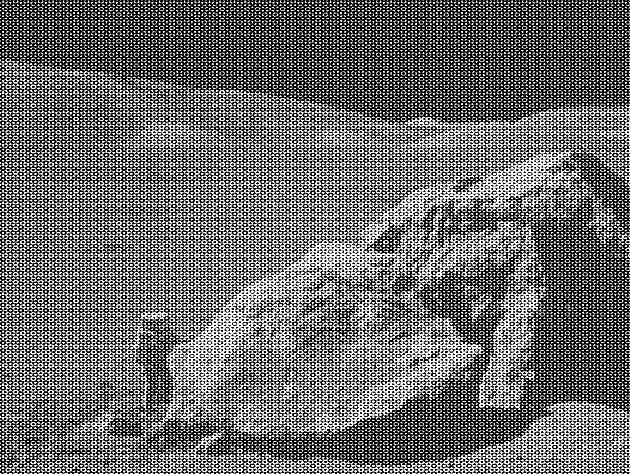
#> input picture moonlanding.png, 630 x 474 px
$ jupyter execute --allow-errors 09ex_Algorithms.ipynb
#> lines starting #> are read from the running program, lines starting #| are printed output that depends on the picture
1\. **Maximum wind speed prediction at the Sprogø station**

The exercise goal is to predict the maximum wind speed occurring every 50 years even if no measure exists for such a period. The available data are only measured over 21 years at the Sprogø meteorological station located in Denmark.

The annual maxima are supposed to fit a normal probability density function. However such function is not going to be estimated because it gives a probability from a wind speed maxima. Finding the maximum wind speed occurring every 50 years requires the opposite approach, the result needs to be found from a defined probability. That is the quantile function role and the exercise goal will be to find it. In the current model, it is supposed that the maximum wind speed occurring every 50 years is defined as the upper 2% quantile.

By definition, the quantile function is the inverse of the cumulative distribution function. The latter describes the probability distribution of an annual maxima. In the exercise, the cumulative probability $p_i$ for a given year i is defined as $p_i = i/(N+1)$ with $N = 21$, the number of measured years. Thus it will be possible to calculate the cumulative probability of every measured wind speed maxima. From those experimental points, the scipy.interpolate module will be very useful for fitting the quantile function. Finally the 50 years maxima is going to be evaluated from the cumulative probability of the 2% quantile.

Practically, load the dataset:

```python
import numpy as np
max_speeds = np.load('max-speeds.npy')
years_nb = max_speeds.shape[0]
```

Compute then the cumulative probability $p_i$ (`cprob`) and sort the maximum speeds from the data. Use then the  UnivariateSpline from scipy.interpolate to define a quantile function and thus estimate the probabilities.

In the current model, the maximum wind speed occurring every 50 years is defined as the upper 2% quantile. As a result, the cumulative probability value will be:

```python
fifty_prob = 1. - 0.02
```

So the storm wind speed occurring every 50 years can be guessed as:

``` python
fifty_wind = quantile_func(fifty_prob)
```

[cell 1]
import numpy as np
import pandas as pd
import matplotlib.pyplot as plt
import scipy.interpolate as sci
import scipy.optimize as sco
import scipy.fft as fft
import pylab

#> (a cell that did not finish here is left out)

2\. **Curve fitting of temperature in Alaska**

The temperature extremes in Alaska for each month, starting in January, are given by (in degrees Celcius):

max:  17,  19,  21,  28,  33,  38, 37,  37,  31,  23,  19,  18

min: -62, -59, -56, -46, -32, -18, -9, -13, -25, -46, -52, -58

* Plot these temperature extremes.
* Define a function that can describe min and max temperatures.
* Fit this function to the data with scipy.optimize.curve_fit().
* Plot the result. Is the fit reasonable? If not, why?
* Is the time offset for min and max temperatures the same within the fit accuracy?

[cell 3]
max_t = [17,  19,  21,  28,  33,  38, 37,  37,  31,  23,  19,  18]
min_t = [-62, -59, -56, -46, -32, -18, -9, -13, -25, -46, -52, -58]

# [10 lines of commented-out code are left out]
def temperature_function(x, mu, sigma, amp, offset):
    return amp/np.sqrt(2*np.pi*sigma**2)*np.exp(-0.5*(x-mu)**2/sigma**2)+offset

# 3)
params_max, cov_max = sco.curve_fit(temperature_function, np.arange(1,13), max_t, p0=(7, 1, 1, 20))
params_min, cov_min = sco.curve_fit(temperature_function, np.arange(1,13), min_t, p0=(7, 1, 1, -60))

x = np.linspace(1,13, 100)
plt.plot(np.arange(12)+1, max_t, 'o-', color='tab:orange', label='Max T',)
plt.plot(np.arange(12)+1, min_t, 'o-', color='tab:blue', label='Min T')
plt.plot(x, temperature_function(x, *params_max), '--', color='tab:red', zorder=100, label='fit')
plt.plot(x, temperature_function(x, *params_min), '--', color='tab:red', zorder=100)
plt.xlabel('month')
plt.ylabel('T [°C]')
plt.legend()
plt.show()
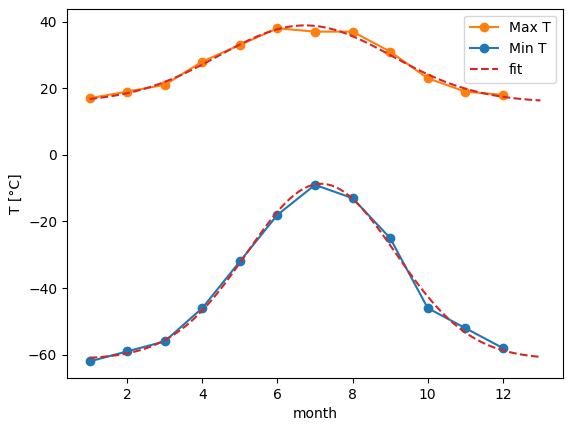
#> figure drawn by matplotlib, 1 panel; curve peaks at x = 6, y = 38; curve peaks at x = 7, y = -9; curve peaks at x = 6.7, y = 38.87

3\. **2D minimization of a six-hump camelback function**

$$
f(x,y) = \left(4-2.1x^2+\frac{x^4}{3} \right) x^2 +xy + (4y^2 -4)y^2
$$

has multiple global and local minima. Find the global minima of this function.

Hints:

* Variables can be restricted to $-2 < x < 2$ and $-1 < y < 1$.
* Use numpy.meshgrid() and pylab.imshow() to find visually the regions.
* Use scipy.optimize.minimize(), optionally trying out several of its methods.

How many global minima are there, and what is the function value at those points? What happens for an initial guess of $(x, y) = (0, 0)$ ?

[cell 4]
def func(x):
    return (4-2.1*x[0]**2+x[0]**4/3)*x[0]**2 + x[0]*x[1] + (4*x[1]**2-4)*x[1]**2

x = np.linspace(-2, 2, 100)
y = np.linspace(-1, 1, 100)

x, y = np.meshgrid(x, y)

z = func([x, y])

# Visualize the function
plt.imshow(z, extent=[-2, 2, -1, 1], origin='lower', cmap='RdGy')
plt.colorbar()
plt.show()
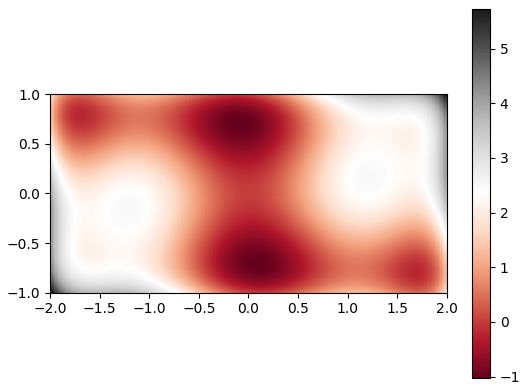
#> figure drawn by matplotlib, 2 panels

guesses = [[0.1, -0.6], [-0.1, 0.7]]

for guess in guesses:
    min_res = sco.minimize(func, x0=guess)
    print('init guess:', guess,'\n', min_res, '\n\n')

#> (a cell that did not finish here is left out)

[cell 6]
min_res = sco.minimize(func, x0=[0,0], method='SLSQP')
min_res

# cannot find minima

[cell 7]
x0 = [(0, 0)]  # Initial guesses for the solutions

solutions = []
for guess in x0:
    solution = sco.basinhopping(func, guess, stepsize=0.01)
    solutions.append(solution)

# Plot the function and the minimum values
x = np.linspace(-2, 2, 100)
y = np.linspace(-1, 1, 100)
x, y = np.meshgrid(x, y)
z = func([x, y])

plt.figure(figsize=(10, 5))
for solution in solutions:
    plt.scatter(solution.x[0], solution.x[1], c='mediumseagreen', label='Minimum value', s=100, marker='X')
plt.imshow(z, extent=[-2, 2, -1, 1], origin='lower', cmap='RdGy')

print(f"There are {len(solutions)} global minima.")
for i, solution in enumerate(solutions):
    print(f"Global Minima {i+1} is at {solution.x} with function value {solution.fun}.")
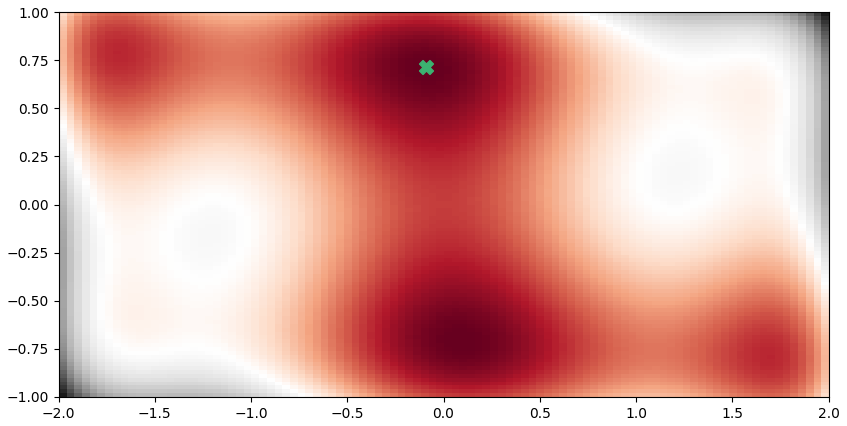
#> figure drawn by matplotlib, 1 panel

4\. **FFT of a simple dataset**

Performe a periodicity analysis on the lynxs-hares population

5\. **FFT of an image**

* Examine the provided image `moonlanding.png`, which is heavily contaminated with periodic noise. In this exercise, we aim to clean up the noise using the Fast Fourier Transform.
* Load the image using pylab.imread().
* Find and use the 2-D FFT function in scipy.fftpack, and plot the spectrum (Fourier transform of) the image. Do you have any trouble visualising the spectrum? If so, why?
* The spectrum consists of high and low frequency components. The noise is contained in the high-frequency part of the spectrum, so set some of those components to zero (use array slicing).
* Apply the inverse Fourier transform to see the resulting image.

[cell 8]
img = plt.imread('./moonlanding.png')
#> img is the input picture: shape (474, 630) float32; min 0, max 1, mean 0.424
spect = fft.fft2(img)

'''
The FFT of an image results in a complex-valued array, where each element represents
the amplitude and phase of a particular frequency component.
By taking the absolute value (np.abs), you are extracting the magnitude information
from the complex FFT result. The magnitude represents the strength or intensity of each
frequency component.

Taking the logarithm of the magnitude is a common practice to compress the dynamic range of the data.
'''

plt.imshow(np.log(1+np.abs(spect)))
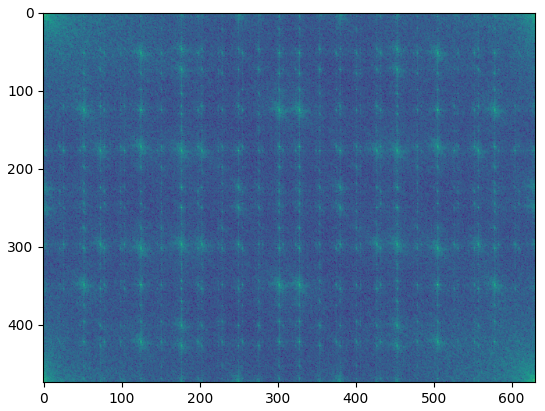
#> figure drawn by matplotlib, 1 panel

[cell 9]
# Mask out high-frequency components (adjust the size as needed)
mask = np.ones_like(spect)
r, c = spect.shape
#> r = 474; c = 630
mask[int(r*0.1):int(r*0.9), int(c*0.1):int(c*0.9)] = 0

spect_cp = spect.copy()
# Apply the mask to the FFT result
spect_cp = spect_cp * mask

new_im = fft.ifft2(spect_cp).real
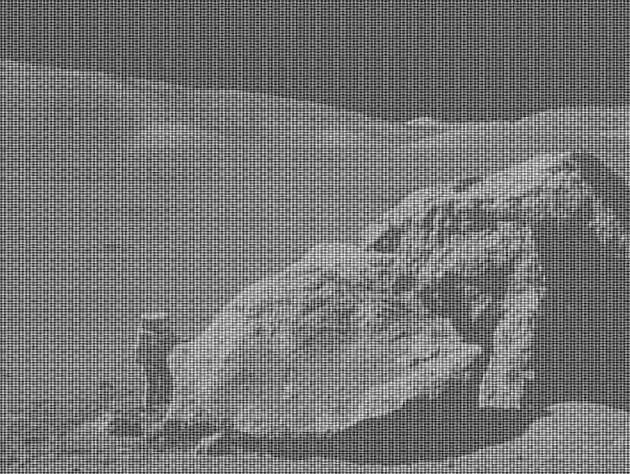
#> new_im: shape (474, 630) float32; min -0.348, max 1.32, mean 0.424; drawn with min black and max white
plt.imshow(new_im)
